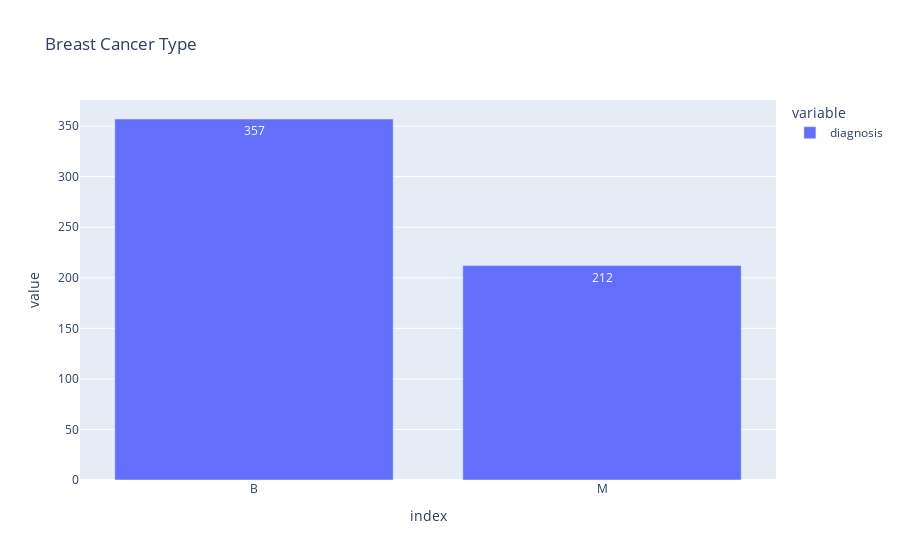

The notebook cell this image was saved under:
### Code cell
c = data["diagnosis"].value_counts()
labels = c.index
fig = px.bar(c, title = "Breast Cancer Type", text = c)
fig.show()

### Figure 1 — Plotly figure (JSON) as saved in the notebook; plotly's stock layout.template omitted (floating-point values rounded to 4 significant figures)
{"data": [{"alignmentgroup": "True", "hovertemplate": "variable=diagnosis<br>index=%{x}<br>value=%{y}<br>text=%{text}<extra></extra>", "legendgroup": "diagnosis", "marker": {"color": "#636efa"}, "name": "diagnosis", "offsetgroup": "diagnosis", "orientation": "v", "showlegend": true, "text": [357, 212], "textposition": "auto", "type": "bar", "x": ["B", "M"], "xaxis": "x", "y": [357, 212], "yaxis": "y"}], "layout": {"barmode": "relative", "legend": {"title": {"text": "variable"}, "tracegroupgap": 0}, "title": {"text": "Breast Cancer Type"}, "xaxis": {"anchor": "y", "domain": [0, 1], "title": {"text": "index"}}, "yaxis": {"anchor": "x", "domain": [0, 1], "title": {"text": "value"}}}}
